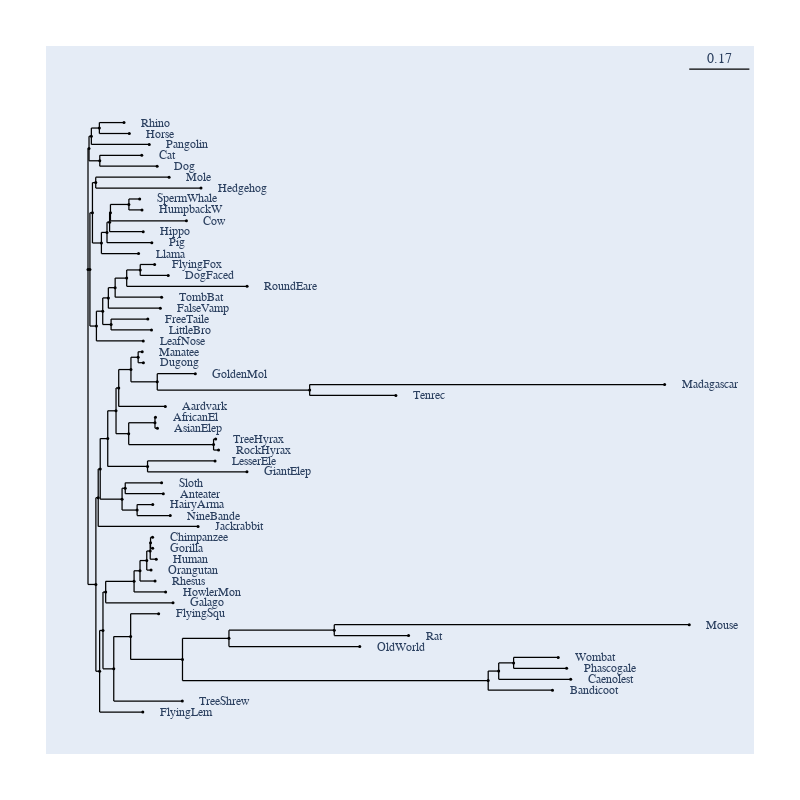

The code cell stored with this chart in its notebook:
### Code cell
#after predict fraction difference by ani, construct tree
aa_anis_k_4 = pair_ani(aa_data, aa_pairwise_distance, k=4)
tree_ani = nj_Kimura_corr_ani(aa_pairwise_distance, aa_anis_k_4, parameters=aa_popt_cub)

fig_ani = tree_ani.get_figure(width=800, height=800)
fig_ani.scale_bar = "top right"
fig_ani.show()

### Figure 1 — Plotly figure (JSON) as saved in the notebook; plotly's stock layout.template omitted (floating-point values rounded to 4 significant figures; data arrays with more than 128 entries replaced by an {"elided": "..."} marker saying what was removed)
{"data": [{"line": {"color": "black", "shape": "spline", "smoothing": 1.3, "width": 1.25}, "mode": "lines", "showlegend": false, "type": "scatter", "x": {"elided": "644 float values"}, "y": {"elided": "644 float values"}}, {"hoverinfo": "text", "marker": {"color": "black", "size": 3, "symbol": "circle"}, "mode": "markers", "showlegend": false, "text": ["root", "edge.3", "edge.2", "edge.1", "Rhino", "Horse", "Pangolin", "edge.0", "Cat", "Dog", "edge.51", "edge.50", "edge.44", "Mole", "Hedgehog", "edge.49", "edge.48", "edge.47", "edge.46", "edge.45", "SpermWhale", "HumpbackW", "Cow", "Hippo", "Pig", "Llama", "edge.43", "edge.42", "edge.40", "edge.39", "edge.38", "edge.37", "FlyingFox", "DogFaced", "RoundEare", "TombBat", "FalseVamp", "edge.41", "FreeTaile", "LittleBro", "LeafNose", "edge.36", "edge.35", "edge.34", "edge.33", "edge.31", "edge.27", "edge.26", "edge.25", "Manatee", "Dugong", "edge.24", "GoldenMol", "edge.23", "Madagascar", "Tenrec", "Aardvark", "edge.30", "edge.28", "AfricanEl", "AsianElep", "edge.29", "TreeHyrax", "RockHyrax", "edge.32", "LesserEle", "GiantElep", "edge.22", "edge.21", "Sloth", "Anteater", "edge.20", "HairyArma", "NineBande", "Jackrabbit", "edge.19", "edge.18", "edge.17", "edge.16", "edge.15", "edge.14", "edge.13", "edge.12", "Chimpanzee", "Gorilla", "Human", "Orangutan", "Rhesus", "HowlerMon", "Galago", "edge.11", "edge.10", "FlyingSqu", "edge.9", "edge.5", "edge.4", "Mouse", "Rat", "OldWorld", "edge.8", "edge.7", "edge.6", "Wombat", "Phascogale", "Caenolest", "Bandicoot", "TreeShrew", "FlyingLem"], "type": "scatter", "x": [0, 0.002866, 0.009462, 0.03203, 0.1014, 0.1163, 0.1726, 0.03322, 0.1515, 0.1948, 0.005435, 0.01253, 0.02178, 0.2285, 0.3183, 0.03778, 0.05352, 0.06082, 0.06325, 0.1152, 0.1457, 0.1521, 0.2772, 0.1556, 0.1798, 0.1424, 0.02371, 0.0415, 0.05732, 0.07651, 0.109, 0.1472, 0.1877, 0.226, 0.4481, 0.2075, 0.2038, 0.06508, 0.1686, 0.1789, 0.1557, 0.02219, 0.02876, 0.03442, 0.05562, 0.07895, 0.08655, 0.121, 0.1413, 0.1527, 0.156, 0.1951, 0.3023, 0.6244, 1.624, 0.8673, 0.2178, 0.1146, 0.1887, 0.1901, 0.1956, 0.3537, 0.3597, 0.3678, 0.1677, 0.3579, 0.4477, 0.09598, 0.1049, 0.2073, 0.2121, 0.1384, 0.1824, 0.2318, 0.31, 0.03277, 0.04217, 0.04981, 0.1298, 0.1465, 0.1655, 0.1752, 0.1762, 0.1819, 0.1822, 0.1923, 0.1776, 0.1889, 0.2187, 0.2395, 0.07254, 0.1201, 0.199, 0.2662, 0.3971, 0.6937, 1.694, 0.903, 0.7655, 1.127, 1.157, 1.199, 1.325, 1.348, 1.36, 1.308, 0.2657, 0.1544], "y": [17.61, 32.01, 33.48, 34.45, 35.1, 33.8, 32.5, 30.55, 31.2, 29.9, 17.61, 24.35, 27.95, 28.6, 27.3, 20.76, 22.02, 23.24, 24.38, 25.35, 26, 24.7, 23.4, 22.1, 20.8, 19.5, 10.87, 12.63, 14.22, 15.44, 16.58, 17.55, 18.2, 16.9, 15.6, 14.3, 13, 11.05, 11.7, 10.4, 9.1, -19.91, -9.572, -6.145, -2.539, 0.7719, 3.494, 5.688, 7.15, 7.8, 6.5, 4.225, 5.2, 3.25, 3.9, 2.6, 1.3, -1.95, -0.65, 0, -1.3, -3.25, -2.6, -3.9, -5.85, -5.2, -6.5, -9.75, -8.45, -7.8, -9.1, -11.05, -10.4, -11.7, -13, -30.25, -25.39, -20.82, -19.54, -18.28, -17.06, -15.93, -14.95, -14.3, -15.6, -16.9, -18.2, -19.5, -20.8, -22.1, -29.96, -26.12, -23.4, -28.84, -26.33, -25.35, -24.7, -26, -27.3, -31.36, -30.23, -29.25, -28.6, -29.9, -31.2, -32.5, -33.8, -35.1]}], "layout": {"annotations": [{"font": {"family": "Inconsolata, monospace", "size": 12}, "showarrow": false, "text": "Rhino", "textangle": 0, "x": 0.1438, "xanchor": "left", "xref": "x", "y": 35.1, "yref": "y"}, {"font": {"family": "Inconsolata, monospace", "size": 12}, "showarrow": false, "text": "Horse", "textangle": 0, "x": 0.1587, "xanchor": "left", "xref": "x", "y": 33.8, "yref": "y"}, {"font": {"family": "Inconsolata, monospace", "size": 12}, "showarrow": false, "text": "Pangolin", "textangle": 0, "x": 0.215, "xanchor": "left", "xref": "x", "y": 32.5, "yref": "y"}, {"font": {"family": "Inconsolata, monospace", "size": 12}, "showarrow": false, "text": "Cat", "textangle": 0, "x": 0.1938, "xanchor": "left", "xref": "x", "y": 31.2, "yref": "y"}, {"font": {"family": "Inconsolata, monospace", "size": 12}, "showarrow": false, "text": "Dog", "textangle": 0, "x": 0.2371, "xanchor": "left", "xref": "x", "y": 29.9, "yref": "y"}, {"font": {"family": "Inconsolata, monospace", "size": 12}, "showarrow": false, "text": "Mole", "textangle": 0, "x": 0.2708, "xanchor": "left", "xref": "x", "y": 28.6, "yref": "y"}, {"font": {"family": "Inconsolata, monospace", "size": 12}, "showarrow": false, "text": "Hedgehog", "textangle": 0, "x": 0.3606, "xanchor": "left", "xref": "x", "y": 27.3, "yref": "y"}, {"font": {"family": "Inconsolata, monospace", "size": 12}, "showarrow": false, "text": "SpermWhale", "textangle": 0, "x": 0.188, "xanchor": "left", "xref": "x", "y": 26, "yref": "y"}, {"font": {"family": "Inconsolata, monospace", "size": 12}, "showarrow": false, "text": "HumpbackW", "textangle": 0, "x": 0.1944, "xanchor": "left", "xref": "x", "y": 24.7, "yref": "y"}, {"font": {"family": "Inconsolata, monospace", "size": 12}, "showarrow": false, "text": "Cow", "textangle": 0, "x": 0.3196, "xanchor": "left", "xref": "x", "y": 23.4, "yref": "y"}, {"font": {"family": "Inconsolata, monospace", "size": 12}, "showarrow": false, "text": "Hippo", "textangle": 0, "x": 0.1979, "xanchor": "left", "xref": "x", "y": 22.1, "yref": "y"}, {"font": {"family": "Inconsolata, monospace", "size": 12}, "showarrow": false, "text": "Pig", "textangle": 0, "x": 0.2222, "xanchor": "left", "xref": "x", "y": 20.8, "yref": "y"}, {"font": {"family": "Inconsolata, monospace", "size": 12}, "showarrow": false, "text": "Llama", "textangle": 0, "x": 0.1848, "xanchor": "left", "xref": "x", "y": 19.5, "yref": "y"}, {"font": {"family": "Inconsolata, monospace", "size": 12}, "showarrow": false, "text": "FlyingFox", "textangle": 0, "x": 0.2301, "xanchor": "left", "xref": "x", "y": 18.2, "yref": "y"}, {"font": {"family": "Inconsolata, monospace", "size": 12}, "showarrow": false, "text": "DogFaced", "textangle": 0, "x": 0.2684, "xanchor": "left", "xref": "x", "y": 16.9, "yref": "y"}, {"font": {"family": "Inconsolata, monospace", "size": 12}, "showarrow": false, "text": "RoundEare", "textangle": 0, "x": 0.4905, "xanchor": "left", "xref": "x", "y": 15.6, "yref": "y"}, {"font": {"family": "Inconsolata, monospace", "size": 12}, "showarrow": false, "text": "TombBat", "textangle": 0, "x": 0.2498, "xanchor": "left", "xref": "x", "y": 14.3, "yref": "y"}, {"font": {"family": "Inconsolata, monospace", "size": 12}, "showarrow": false, "text": "FalseVamp", "textangle": 0, "x": 0.2461, "xanchor": "left", "xref": "x", "y": 13, "yref": "y"}, {"font": {"family": "Inconsolata, monospace", "size": 12}, "showarrow": false, "text": "FreeTaile", "textangle": 0, "x": 0.2109, "xanchor": "left", "xref": "x", "y": 11.7, "yref": "y"}, {"font": {"family": "Inconsolata, monospace", "size": 12}, "showarrow": false, "text": "LittleBro", "textangle": 0, "x": 0.2212, "xanchor": "left", "xref": "x", "y": 10.4, "yref": "y"}, {"font": {"family": "Inconsolata, monospace", "size": 12}, "showarrow": false, "text": "LeafNose", "textangle": 0, "x": 0.198, "xanchor": "left", "xref": "x", "y": 9.1, "yref": "y"}, {"font": {"family": "Inconsolata, monospace", "size": 12}, "showarrow": false, "text": "Manatee", "textangle": 0, "x": 0.1951, "xanchor": "left", "xref": "x", "y": 7.8, "yref": "y"}, {"font": {"family": "Inconsolata, monospace", "size": 12}, "showarrow": false, "text": "Dugong", "textangle": 0, "x": 0.1984, "xanchor": "left", "xref": "x", "y": 6.5, "yref": "y"}, {"font": {"family": "Inconsolata, monospace", "size": 12}, "showarrow": false, "text": "GoldenMol", "textangle": 0, "x": 0.3447, "xanchor": "left", "xref": "x", "y": 5.2, "yref": "y"}, {"font": {"family": "Inconsolata, monospace", "size": 12}, "showarrow": false, "text": "Madagascar", "textangle": 0, "x": 1.667, "xanchor": "left", "xref": "x", "y": 3.9, "yref": "y"}, {"font": {"family": "Inconsolata, monospace", "size": 12}, "showarrow": false, "text": "Tenrec", "textangle": 0, "x": 0.9097, "xanchor": "left", "xref": "x", "y": 2.6, "yref": "y"}, {"font": {"family": "Inconsolata, monospace", "size": 12}, "showarrow": false, "text": "Aardvark", "textangle": 0, "x": 0.2601, "xanchor": "left", "xref": "x", "y": 1.3, "yref": "y"}, {"font": {"family": "Inconsolata, monospace", "size": 12}, "showarrow": false, "text": "AfricanEl", "textangle": 0, "x": 0.2324, "xanchor": "left", "xref": "x", "y": 0, "yref": "y"}, {"font": {"family": "Inconsolata, monospace", "size": 12}, "showarrow": false, "text": "AsianElep", "textangle": 0, "x": 0.238, "xanchor": "left", "xref": "x", "y": -1.3, "yref": "y"}, {"font": {"family": "Inconsolata, monospace", "size": 12}, "showarrow": false, "text": "TreeHyrax", "textangle": 0, "x": 0.4021, "xanchor": "left", "xref": "x", "y": -2.6, "yref": "y"}, {"font": {"family": "Inconsolata, monospace", "size": 12}, "showarrow": false, "text": "RockHyrax", "textangle": 0, "x": 0.4101, "xanchor": "left", "xref": "x", "y": -3.9, "yref": "y"}, {"font": {"family": "Inconsolata, monospace", "size": 12}, "showarrow": false, "text": "LesserEle", "textangle": 0, "x": 0.4002, "xanchor": "left", "xref": "x", "y": -5.2, "yref": "y"}, {"font": {"family": "Inconsolata, monospace", "size": 12}, "showarrow": false, "text": "GiantElep", "textangle": 0, "x": 0.4901, "xanchor": "left", "xref": "x", "y": -6.5, "yref": "y"}, {"font": {"family": "Inconsolata, monospace", "size": 12}, "showarrow": false, "text": "Sloth", "textangle": 0, "x": 0.2497, "xanchor": "left", "xref": "x", "y": -7.8, "yref": "y"}, {"font": {"family": "Inconsolata, monospace", "size": 12}, "showarrow": false, "text": "Anteater", "textangle": 0, "x": 0.2545, "xanchor": "left", "xref": "x", "y": -9.1, "yref": "y"}, {"font": {"family": "Inconsolata, monospace", "size": 12}, "showarrow": false, "text": "HairyArma", "textangle": 0, "x": 0.2247, "xanchor": "left", "xref": "x", "y": -10.4, "yref": "y"}, {"font": {"family": "Inconsolata, monospace", "size": 12}, "showarrow": false, "text": "NineBande", "textangle": 0, "x": 0.2741, "xanchor": "left", "xref": "x", "y": -11.7, "yref": "y"}, {"font": {"family": "Inconsolata, monospace", "size": 12}, "showarrow": false, "text": "Jackrabbit", "textangle": 0, "x": 0.3524, "xanchor": "left", "xref": "x", "y": -13, "yref": "y"}, {"font": {"family": "Inconsolata, monospace", "size": 12}, "showarrow": false, "text": "Chimpanzee", "textangle": 0, "x": 0.2242, "xanchor": "left", "xref": "x", "y": -14.3, "yref": "y"}, {"font": {"family": "Inconsolata, monospace", "size": 12}, "showarrow": false, "text": "Gorilla", "textangle": 0, "x": 0.2245, "xanchor": "left", "xref": "x", "y": -15.6, "yref": "y"}, {"font": {"family": "Inconsolata, monospace", "size": 12}, "showarrow": false, "text": "Human", "textangle": 0, "x": 0.2346, "xanchor": "left", "xref": "x", "y": -16.9, "yref": "y"}, {"font": {"family": "Inconsolata, monospace", "size": 12}, "showarrow": false, "text": "Orangutan", "textangle": 0, "x": 0.22, "xanchor": "left", "xref": "x", "y": -18.2, "yref": "y"}, {"font": {"family": "Inconsolata, monospace", "size": 12}, "showarrow": false, "text": "Rhesus", "textangle": 0, "x": 0.2313, "xanchor": "left", "xref": "x", "y": -19.5, "yref": "y"}, {"font": {"family": "Inconsolata, monospace", "size": 12}, "showarrow": false, "text": "HowlerMon", "textangle": 0, "x": 0.261, "xanchor": "left", "xref": "x", "y": -20.8, "yref": "y"}, {"font": {"family": "Inconsolata, monospace", "size": 12}, "showarrow": false, "text": "Galago", "textangle": 0, "x": 0.2818, "xanchor": "left", "xref": "x", "y": -22.1, "yref": "y"}, {"font": {"family": "Inconsolata, monospace", "size": 12}, "showarrow": false, "text": "FlyingSqu", "textangle": 0, "x": 0.2413, "xanchor": "left", "xref": "x", "y": -23.4, "yref": "y"}, {"font": {"family": "Inconsolata, monospace", "size": 12}, "showarrow": false, "text": "Mouse", "textangle": 0, "x": 1.736, "xanchor": "left", "xref": "x", "y": -24.7, "yref": "y"}, {"font": {"family": "Inconsolata, monospace", "size": 12}, "showarrow": false, "text": "Rat", "textangle": 0, "x": 0.9454, "xanchor": "left", "xref": "x", "y": -26, "yref": "y"}, {"font": {"family": "Inconsolata, monospace", "size": 12}, "showarrow": false, "text": "OldWorld", "textangle": 0, "x": 0.8079, "xanchor": "left", "xref": "x", "y": -27.3, "yref": "y"}, {"font": {"family": "Inconsolata, monospace", "size": 12}, "showarrow": false, "text": "Wombat", "textangle": 0, "x": 1.367, "xanchor": "left", "xref": "x", "y": -28.6, "yref": "y"}, {"font": {"family": "Inconsolata, monospace", "size": 12}, "showarrow": false, "text": "Phascogale", "textangle": 0, "x": 1.391, "xanchor": "left", "xref": "x", "y": -29.9, "yref": "y"}, {"font": {"family": "Inconsolata, monospace", "size": 12}, "showarrow": false, "text": "Caenolest", "textangle": 0, "x": 1.402, "xanchor": "left", "xref": "x", "y": -31.2, "yref": "y"}, {"font": {"family": "Inconsolata, monospace", "size": 12}, "showarrow": false, "text": "Bandicoot", "textangle": 0, "x": 1.351, "xanchor": "left", "xref": "x", "y": -32.5, "yref": "y"}, {"font": {"family": "Inconsolata, monospace", "size": 12}, "showarrow": false, "text": "TreeShrew", "textangle": 0, "x": 0.3081, "xanchor": "left", "xref": "x", "y": -33.8, "yref": "y"}, {"font": {"family": "Inconsolata, monospace", "size": 12}, "showarrow": false, "text": "FlyingLem", "textangle": 0, "x": 0.1967, "xanchor": "left", "xref": "x", "y": -35.1, "yref": "y"}, {"ax": 0, "ay": 0, "showarrow": false, "text": "0.17", "x": 1.778, "xref": "x", "y": 41.48, "yref": "y", "yshift": 10}], "autosize": true, "font": {"family": "Balto", "size": 14}, "height": 800, "hovermode": "closest", "margin": {"b": 50, "l": 50, "pad": 4, "r": 50, "t": 50}, "shapes": [{"line": {"color": "black", "width": 1.25}, "name": "scale_bar", "type": "line", "x0": 1.694, "x1": 1.863, "y0": 41.48, "y1": 41.48}], "showlegend": false, "width": 800, "xaxis": {"visible": false}, "yaxis": {"visible": false}}}
